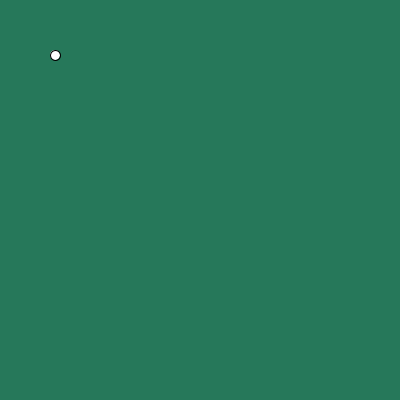
Frame 1 (no input)
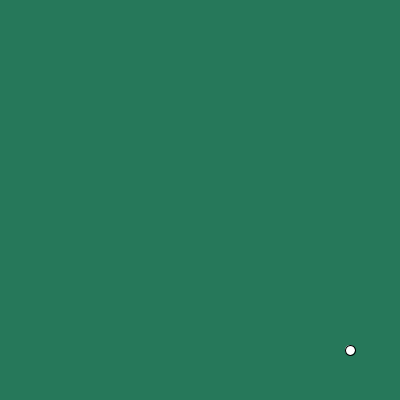
Frame 60 (the mouse pressed at the canvas centre just before this capture)
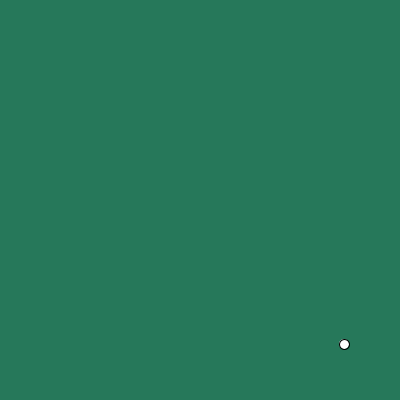
Frame 120 (the mouse held since frame 60 and released just before this capture)

The Processing sketch that drew these frames (run headless with seeded random() and noise(); from frame 60 on, the mouse is pressed at the canvas centre):

// Processing sketch: processing_112646
// ── processing_112646.pde

int diameter = 10;
int positionX = 50;
int Switch = 0;

void setup() {
  size(400, 400);
}

void draw() {
  background(38, 120, 90);


  if (positionX >= width-diameter/2) {
    Switch = 1;
  }
  if (positionX == diameter/2) {
    Switch = 0;
  }
  if (Switch == 0) {
  //positionX++; 
  positionX=positionX+5;
}
  
  else if (Switch == 1) {
    positionX--;
  }

  ellipse(positionX, positionX, diameter, diameter);
}
